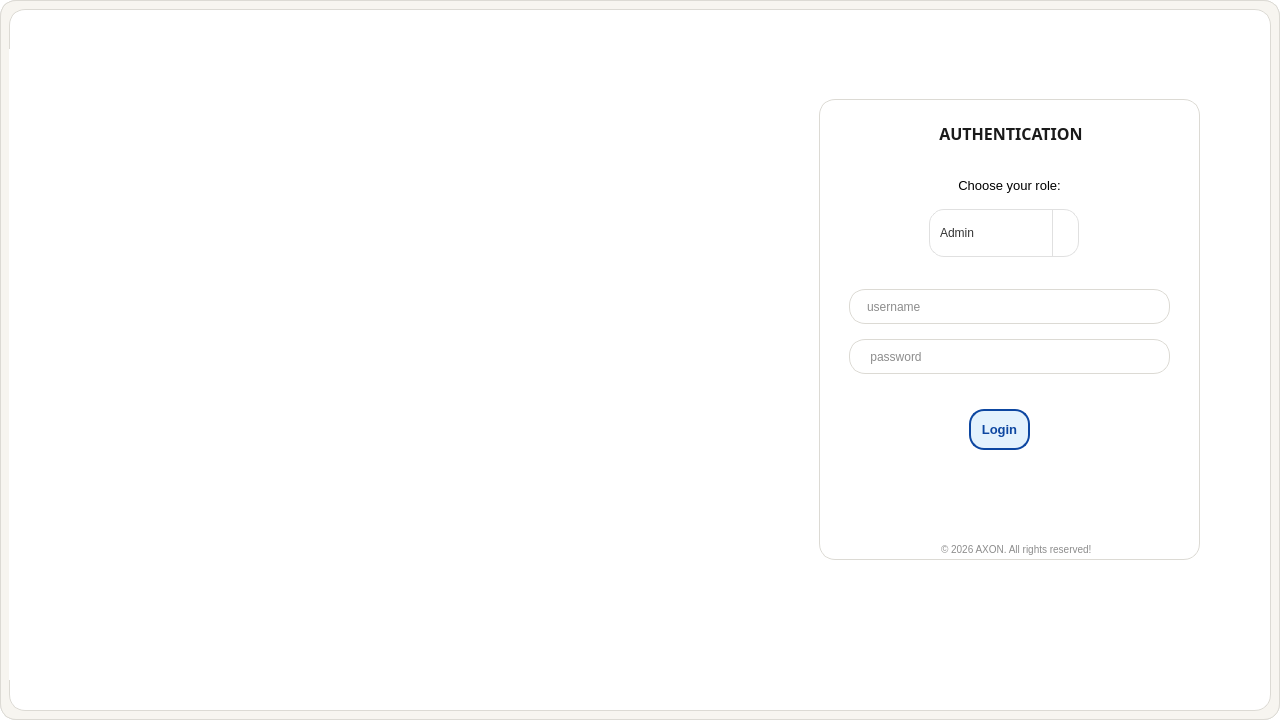
<?xml version="1.0" encoding="UTF-8"?>
<ui version="4.0">
 <class>MainWindow</class>
 <widget class="QMainWindow" name="MainWindow">
  <property name="geometry">
   <rect>
    <x>0</x>
    <y>0</y>
    <width>1280</width>
    <height>720</height>
   </rect>
  </property>
  <property name="minimumSize">
   <size>
    <width>1280</width>
    <height>720</height>
   </size>
  </property>
  <property name="maximumSize">
   <size>
    <width>1280</width>
    <height>720</height>
   </size>
  </property>
  <property name="windowTitle">
   <string>AXON- HOSPITAL MANAGEMENT SYSTEM</string>
  </property>
  <property name="windowIcon">
   <iconset resource="resources.qrc">
    <normaloff>:/images/AXON_Monogram.png</normaloff>:/images/AXON_Monogram.png</iconset>
  </property>
  <property name="styleSheet">
   <string notr="true">/* Sharp white background card container */
QWidget {
    background-color: #ffffff;
    border: 1px solid #dcdad4;
    border-radius: 16px;
}

/* Explicitly target only the input boxes and dropdowns for the pill shape */
QComboBox, QLineEdit {
    background-color: #fcfbfa;
    border: 1px solid #dcdad4;
    border-radius: 18px;
    color: #1a1a1a;
    padding: 8px 15px;
}

QLineEdit:focus, QComboBox:focus {
    border: 1px solid #1a1a1a;
}

/* Fix the Title Label: Strip away borders and background, make it bold and dark */
QLabel#authTitle {
    background: transparent;
    border: none;
    color: #1a1a1a;
    font-weight: bold;
    font-size: 14px;
}

/* Style for the solid black Login Button */
QPushButton {
    background-color: #1a1a1a;
    border: 1px solid #1a1a1a;
    border-radius: 18px;
    color: #ffffff;
    font-weight: bold;
    padding: 10px;
}

QPushButton:hover {
    background-color: #ffffff;
    color: #1a1a1a;
}</string>
  </property>
  <widget class="QWidget" name="centralwidget">
   <property name="styleSheet">
    <string notr="true">QWidget#centralwidget {
    background-color: #f7f5f0;
}</string>
   </property>
   <layout class="QVBoxLayout" name="verticalLayout">
    <item>
     <layout class="QHBoxLayout" name="horizontalLayout">
      <item>
       <widget class="QWidget" name="widget" native="true">
        <property name="maximumSize">
         <size>
          <width>1280</width>
          <height>720</height>
         </size>
        </property>
        <property name="styleSheet">
         <string notr="true">background-color: rgb(255, 255, 255);</string>
        </property>
        <widget class="QWidget" name="widget_2" native="true">
         <property name="geometry">
          <rect>
           <x>810</x>
           <y>90</y>
           <width>381</width>
           <height>461</height>
          </rect>
         </property>
         <property name="styleSheet">
          <string notr="true">QWidget {
	background-color: rgb(255, 245, 230);
    background-color: #ffffff; /* Sharp white background card */
    border: 1px solid #dcdad4; /* Elegant warm gray border */
    border-radius: 16px;       /* Smooth rounded corners */
}</string>
         </property>
         <widget class="QTextEdit" name="textEdit">
          <property name="geometry">
           <rect>
            <x>30</x>
            <y>75</y>
            <width>321</width>
            <height>35</height>
           </rect>
          </property>
          <property name="styleSheet">
           <string notr="true">border: none;
color: rgb(0, 0, 0);
background: transparent;</string>
          </property>
          <property name="readOnly">
           <bool>true</bool>
          </property>
          <property name="html">
           <string>&lt;!DOCTYPE HTML PUBLIC &quot;-//W3C//DTD HTML 4.0//EN&quot; &quot;http://www.w3.org/TR/REC-html40/strict.dtd&quot;&gt;
&lt;html&gt;&lt;head&gt;&lt;meta name=&quot;qrichtext&quot; content=&quot;1&quot; /&gt;&lt;meta charset=&quot;utf-8&quot; /&gt;&lt;style type=&quot;text/css&quot;&gt;
p, li { white-space: pre-wrap; }
hr { height: 1px; border-width: 0; }
li.unchecked::marker { content: &quot;\2610&quot;; }
li.checked::marker { content: &quot;\2612&quot;; }
&lt;/style&gt;&lt;/head&gt;&lt;body style=&quot; font-family:'Segoe UI'; font-size:9pt; font-weight:400; font-style:normal;&quot;&gt;
&lt;p align=&quot;center&quot; style=&quot; margin-top:0px; margin-bottom:0px; margin-left:0px; margin-right:0px; -qt-block-indent:0; text-indent:0px;&quot;&gt;&lt;span style=&quot; font-size:10pt;&quot;&gt;Choose your role:&lt;/span&gt;&lt;/p&gt;&lt;/body&gt;&lt;/html&gt;</string>
          </property>
         </widget>
         <widget class="QLineEdit" name="userInput">
          <property name="geometry">
           <rect>
            <x>30</x>
            <y>190</y>
            <width>321</width>
            <height>35</height>
           </rect>
          </property>
          <property name="placeholderText">
           <string>username</string>
          </property>
         </widget>
         <widget class="QLineEdit" name="passInput">
          <property name="geometry">
           <rect>
            <x>30</x>
            <y>240</y>
            <width>321</width>
            <height>35</height>
           </rect>
          </property>
          <property name="echoMode">
           <enum>QLineEdit::EchoMode::Password</enum>
          </property>
          <property name="placeholderText">
           <string> password</string>
          </property>
         </widget>
         <widget class="QPushButton" name="loginButton">
          <property name="geometry">
           <rect>
            <x>150</x>
            <y>310</y>
            <width>61</width>
            <height>41</height>
           </rect>
          </property>
          <property name="font">
           <font>
            <pointsize>-1</pointsize>
            <bold>true</bold>
           </font>
          </property>
          <property name="styleSheet">
           <string notr="true">QPushButton {
    /* Soft, friendly light blue */
    background-color: #e3f2fd; 
    
    /* Deep navy text color for sharp, readable contrast */
    color: #0d47a1;            
    
    /* Clean 2px border matching the text */
    border: 2px solid #0d47a1; 
    
    /* Smooth capsule shape */
    border-radius: 15px;       
    
    font-size: 13px;
    font-weight: bold;
}

/* When the cursor floats over the button */
QPushButton:hover {
    /* Fills into a richer, slightly darker sky blue */
    background-color: #bbdefb; 
}

/* When the user physically clicks the button down */
QPushButton:pressed {
    /* Deepens temporarily on click for tactile feedback */
    background-color: #90caf9; 
}</string>
          </property>
          <property name="text">
           <string>Login</string>
          </property>
         </widget>
         <widget class="QLabel" name="authtitle">
          <property name="geometry">
           <rect>
            <x>100</x>
            <y>20</y>
            <width>184</width>
            <height>30</height>
           </rect>
          </property>
          <property name="palette">
           <palette>
            <active>
             <colorrole role="WindowText">
              <brush brushstyle="SolidPattern">
               <color alpha="255">
                <red>26</red>
                <green>26</green>
                <blue>26</blue>
               </color>
              </brush>
             </colorrole>
             <colorrole role="Button">
              <brush brushstyle="SolidPattern">
               <color alpha="0">
                <red>0</red>
                <green>0</green>
                <blue>0</blue>
               </color>
              </brush>
             </colorrole>
             <colorrole role="Text">
              <brush brushstyle="SolidPattern">
               <color alpha="255">
                <red>26</red>
                <green>26</green>
                <blue>26</blue>
               </color>
              </brush>
             </colorrole>
             <colorrole role="ButtonText">
              <brush brushstyle="SolidPattern">
               <color alpha="255">
                <red>26</red>
                <green>26</green>
                <blue>26</blue>
               </color>
              </brush>
             </colorrole>
             <colorrole role="Base">
              <brush brushstyle="SolidPattern">
               <color alpha="0">
                <red>0</red>
                <green>0</green>
                <blue>0</blue>
               </color>
              </brush>
             </colorrole>
             <colorrole role="Window">
              <brush brushstyle="SolidPattern">
               <color alpha="0">
                <red>0</red>
                <green>0</green>
                <blue>0</blue>
               </color>
              </brush>
             </colorrole>
             <colorrole role="PlaceholderText">
              <brush brushstyle="SolidPattern">
               <color alpha="128">
                <red>26</red>
                <green>26</green>
                <blue>26</blue>
               </color>
              </brush>
             </colorrole>
            </active>
            <inactive>
             <colorrole role="WindowText">
              <brush brushstyle="SolidPattern">
               <color alpha="255">
                <red>26</red>
                <green>26</green>
                <blue>26</blue>
               </color>
              </brush>
             </colorrole>
             <colorrole role="Button">
              <brush brushstyle="SolidPattern">
               <color alpha="0">
                <red>0</red>
                <green>0</green>
                <blue>0</blue>
               </color>
              </brush>
             </colorrole>
             <colorrole role="Text">
              <brush brushstyle="SolidPattern">
               <color alpha="255">
                <red>26</red>
                <green>26</green>
                <blue>26</blue>
               </color>
              </brush>
             </colorrole>
             <colorrole role="ButtonText">
              <brush brushstyle="SolidPattern">
               <color alpha="255">
                <red>26</red>
                <green>26</green>
                <blue>26</blue>
               </color>
              </brush>
             </colorrole>
             <colorrole role="Base">
              <brush brushstyle="SolidPattern">
               <color alpha="0">
                <red>0</red>
                <green>0</green>
                <blue>0</blue>
               </color>
              </brush>
             </colorrole>
             <colorrole role="Window">
              <brush brushstyle="SolidPattern">
               <color alpha="0">
                <red>0</red>
                <green>0</green>
                <blue>0</blue>
               </color>
              </brush>
             </colorrole>
             <colorrole role="PlaceholderText">
              <brush brushstyle="SolidPattern">
               <color alpha="128">
                <red>26</red>
                <green>26</green>
                <blue>26</blue>
               </color>
              </brush>
             </colorrole>
            </inactive>
            <disabled>
             <colorrole role="WindowText">
              <brush brushstyle="SolidPattern">
               <color alpha="255">
                <red>26</red>
                <green>26</green>
                <blue>26</blue>
               </color>
              </brush>
             </colorrole>
             <colorrole role="Button">
              <brush brushstyle="SolidPattern">
               <color alpha="0">
                <red>0</red>
                <green>0</green>
                <blue>0</blue>
               </color>
              </brush>
             </colorrole>
             <colorrole role="Text">
              <brush brushstyle="SolidPattern">
               <color alpha="255">
                <red>26</red>
                <green>26</green>
                <blue>26</blue>
               </color>
              </brush>
             </colorrole>
             <colorrole role="ButtonText">
              <brush brushstyle="SolidPattern">
               <color alpha="255">
                <red>26</red>
                <green>26</green>
                <blue>26</blue>
               </color>
              </brush>
             </colorrole>
             <colorrole role="Base">
              <brush brushstyle="SolidPattern">
               <color alpha="0">
                <red>0</red>
                <green>0</green>
                <blue>0</blue>
               </color>
              </brush>
             </colorrole>
             <colorrole role="Window">
              <brush brushstyle="SolidPattern">
               <color alpha="0">
                <red>0</red>
                <green>0</green>
                <blue>0</blue>
               </color>
              </brush>
             </colorrole>
             <colorrole role="PlaceholderText">
              <brush brushstyle="SolidPattern">
               <color alpha="128">
                <red>26</red>
                <green>26</green>
                <blue>26</blue>
               </color>
              </brush>
             </colorrole>
            </disabled>
           </palette>
          </property>
          <property name="font">
           <font>
            <family>Simple Bold Jut Out</family>
            <pointsize>16</pointsize>
            <bold>true</bold>
            <underline>true</underline>
           </font>
          </property>
          <property name="layoutDirection">
           <enum>Qt::LayoutDirection::LeftToRight</enum>
          </property>
          <property name="styleSheet">
           <string notr="true">color: #1a1a1a;
background: transparent;
border: none;</string>
          </property>
          <property name="text">
           <string>&lt;html&gt;&lt;head/&gt;&lt;body&gt;&lt;p align=&quot;center&quot;&gt;&lt;span style=&quot; font-size:12pt; text-decoration:none;&quot;&gt;AUTHENTICATION&lt;/span&gt;&lt;/p&gt;&lt;/body&gt;&lt;/html&gt;</string>
          </property>
         </widget>
         <widget class="QComboBox" name="roleComboBox">
          <property name="geometry">
           <rect>
            <x>110</x>
            <y>110</y>
            <width>150</width>
            <height>48</height>
           </rect>
          </property>
          <property name="maximumSize">
           <size>
            <width>150</width>
            <height>16777215</height>
           </size>
          </property>
          <property name="styleSheet">
           <string notr="true">QComboBox {
    border: 1px solid #e0e0e0;
    border-radius: 15px;
    padding-left: 10px;
    padding-right: 25px;
    background: white;
    min-height: 30px;
    color: #333333;
}

QComboBox::drop-down {
    subcontrol-origin: padding;
    subcontrol-position: top right;
    width: 25px;
    border-left: 1px solid #e0e0e0;
    background: transparent;
}

QComboBox QAbstractItemView {
    border: 1px solid #e0e0e0;
    border-radius: 8px;
    background: white;
    color: #333333;
    selection-background-color: #e3f2fd;
    selection-color: #0d47a1;
}</string>
          </property>
          <item>
           <property name="text">
            <string>Admin</string>
           </property>
          </item>
          <item>
           <property name="text">
            <string>Doctor</string>
           </property>
          </item>
          <item>
           <property name="text">
            <string>Receptionist</string>
           </property>
          </item>
         </widget>
         <widget class="QLabel" name="label">
          <property name="geometry">
           <rect>
            <x>120</x>
            <y>430</y>
            <width>331</width>
            <height>31</height>
           </rect>
          </property>
          <property name="styleSheet">
           <string notr="true">QLabel {
	font: italic 10pt &quot;Segoe UI&quot;;
    color: #8c8c8c;        /* A soft, professional gray color */
    font-size: 10px;       /* Keeps the text small and sleek */
    font-weight: normal;   /* Ensures it doesn't look bold */
    margin-top: 10px;      /* Pushes it slightly away from the forgot password link */
	border: none;
	background: none;
}</string>
          </property>
          <property name="text">
           <string>© 2026 AXON. All rights reserved!</string>
          </property>
         </widget>
        </widget>
        <widget class="QLabel" name="label_2">
         <property name="geometry">
          <rect>
           <x>-160</x>
           <y>40</y>
           <width>961</width>
           <height>631</height>
          </rect>
         </property>
         <property name="styleSheet">
          <string notr="true">border: none;</string>
         </property>
         <property name="text">
          <string/>
         </property>
         <property name="pixmap">
          <pixmap resource="resources.qrc">:/images/axonimage.png</pixmap>
         </property>
         <property name="scaledContents">
          <bool>true</bool>
         </property>
        </widget>
       </widget>
      </item>
     </layout>
    </item>
   </layout>
  </widget>
 </widget>
 <resources>
  <include location="resources.qrc"/>
 </resources>
 <connections/>
</ui>
